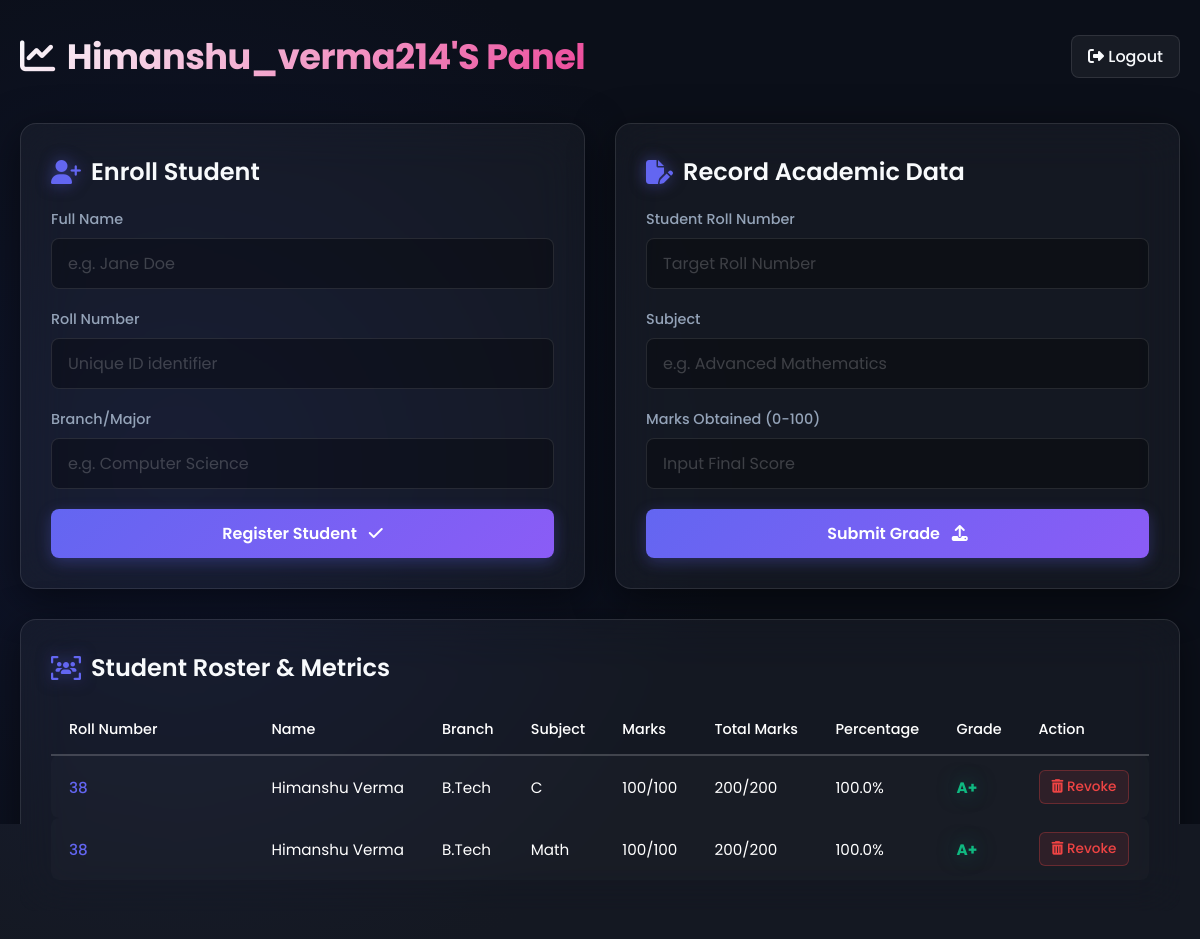
Page /admin (signed in) on the committed database.
### tables this page shows
CREATE TABLE marks (
            id INTEGER PRIMARY KEY AUTOINCREMENT,
            roll_number TEXT NOT NULL,
            subject TEXT NOT NULL,
            marks INTEGER NOT NULL,
            admin_id INTEGER NOT NULL,
            FOREIGN KEY (roll_number, admin_id) REFERENCES students (roll_number, admin_id),
            FOREIGN KEY (admin_id) REFERENCES admins (id),
            UNIQUE (roll_number, subject, admin_id)
        );

CREATE TABLE students (
            id INTEGER PRIMARY KEY AUTOINCREMENT,
            name TEXT NOT NULL,
            roll_number TEXT NOT NULL,
            branch TEXT NOT NULL,
            admin_id INTEGER NOT NULL,
            FOREIGN KEY (admin_id) REFERENCES admins (id),
            UNIQUE (roll_number, admin_id)
        );

### app.py (the view, shortened to what this page needs)
@app.route('/admin', methods=['GET', 'POST'])
@login_required
def admin():
    admin_id = session['admin_id']
    conn = get_db()
    totals_query = '''
        SELECT
            s.roll_number,
            COALESCE(SUM(m.marks), 0) as total,
            COUNT(m.marks) as total_subjects
        FROM students s
        LEFT JOIN marks m ON s.roll_number = m.roll_number AND s.admin_id = m.admin_id
        WHERE s.admin_id = ?
        GROUP BY s.roll_number
    '''
    totals_rows = conn.execute(totals_query, (admin_id,)).fetchall()
    student_totals = {}
    for t in totals_rows:
        total = t['total']
        count = t['total_subjects']
        percentage = (total / (count * 100)) * 100 if count > 0 else 0
        grade = determine_grade(percentage)
        student_totals[t['roll_number']] = {
            'total': total,
            'percentage': round(percentage, 2),
            'grade': grade,
            'total_subjects': count
        }
    detail_query = '''
        SELECT
            s.name,
            s.roll_number,
            s.branch,
            m.subject,
            m.marks
        FROM students s
        LEFT JOIN marks m ON s.roll_number = m.roll_number AND s.admin_id = m.admin_id
        WHERE s.admin_id = ?
        ORDER BY s.roll_number, m.subject
    '''
    rows = conn.execute(detail_query, (admin_id,)).fetchall()
    students_data = []
    for r in rows:
        roll = r['roll_number']
        stats = student_totals.get(roll, {'total': 0, 'percentage': 0, 'grade': 'F', 'total_subjects': 0})
        max_marks = stats['total_subjects'] * 100
        students_data.append({
            'name': r['name'],
            'roll_number': roll,
            'branch': r['branch'],
            'subject': r['subject'] if r['subject'] else '—',
            'marks': f"{r['marks']}/100" if r['marks'] is not None else '—',
            'total': f"{stats['total']}/{max_marks}" if max_marks > 0 else '0',
            'percentage': stats['percentage'],
            'grade': stats['grade']
        })
    conn.close()
    return render_template('admin.html', students=students_data, username=session.get('admin_username'))

### app.py (called while the page is built)
def get_db():
    conn = sqlite3.connect(DATABASE)
    conn.row_factory = sqlite3.Row
    return conn

def login_required(f):
    @wraps(f)
    def decorated_function(*args, **kwargs):
        if 'admin_id' not in session:
            flash("Please log in to access the dashboard.", "error")
            return redirect(url_for('index'))
        return f(*args, **kwargs)
    return decorated_function

def determine_grade(percentage):
    if percentage >= 90: return 'A+'
    elif percentage >= 80: return 'A'
    elif percentage >= 70: return 'B'
    elif percentage >= 60: return 'C'
    elif percentage >= 50: return 'D'
    return 'F'

### templates/admin.html (shortened to what this page needs)
<!DOCTYPE html>
<html lang="en">
<head>
    <link rel="stylesheet" href="https://cdnjs.cloudflare.com/ajax/libs/font-awesome/6.4.0/css/all.min.css">
    <link rel="stylesheet" href="{{ url_for('static', filename='style.css') }}">
</head>
<body>
    <div id="tsparticles"></div>
    <div class="container">
        <header>
            <h1 class="brand-title" style="text-transform: capitalize;"><i class="fa-solid fa-chart-line" style="margin-right: 12px; color: var(--accent-primary);"></i>{{ username }}'s Panel</h1>
            <a href="/logout" class="btn-logout"><i class="fa-solid fa-right-from-bracket"></i> Logout</a>
        </header>
        <div class="admin-grid">
            <div class="glass-panel tilt-effect">
                <h2><i class="fa-solid fa-user-plus"></i> Enroll Student</h2>
                <form action="/admin" method="POST">
                    <div class="form-group">
                        <label>Full Name</label>
                        <input type="text" name="name" required placeholder="e.g. Jane Doe">
                    </div>
                    <div class="form-group">
                        <label>Roll Number</label>
                        <input type="text" name="roll_number" required placeholder="Unique ID identifier">
                    </div>
                    <div class="form-group">
                        <label>Branch/Major</label>
                        <input type="text" name="branch" required placeholder="e.g. Computer Science">
                    </div>
                    <button type="submit" class="btn-primary">Register Student <i class="fa-solid fa-check" style="margin-left: 8px;"></i></button>
                </form>
            </div>
            <div class="glass-panel tilt-effect">
                <h2><i class="fa-solid fa-file-pen"></i> Record Academic Data</h2>
                <form action="/admin" method="POST">
                    <div class="form-group">
                        <label>Student Roll Number</label>
                        <input type="text" name="roll_number" required placeholder="Target Roll Number">
                    </div>
                    <div class="form-group">
                        <label>Subject</label>
                        <input type="text" name="subject" required placeholder="e.g. Advanced Mathematics">
                    </div>
                    <div class="form-group">
                        <label>Marks Obtained (0-100)</label>
                        <input type="number" name="marks" min="0" max="100" required placeholder="Input Final Score">
                    </div>
                    <button type="submit" class="btn-primary">Submit Grade <i class="fa-solid fa-upload" style="margin-left: 8px;"></i></button>
                </form>
            </div>
        </div>
        <div class="glass-panel tilt-effect" style="width: 100%;">
            <h2><i class="fa-solid fa-users-viewfinder"></i> Student Roster & Metrics</h2>
            <div class="table-container">
                <table>
                    <thead>
                        <tr>
                            <th>Roll Number</th>
                            <th>Name</th>
                            <th>Branch</th>
                            <th>Subject</th>
                            <th>Marks</th>
                            <th>Total Marks</th>
                            <th>Percentage</th>
                            <th>Grade</th>
                            <th>Action</th>
                        </tr>
                    </thead>
                    <tbody>
                        {% if students %}
                            {% for student in students %}
                            <tr>
                                <td style="font-weight: 500; color: var(--accent-primary);">{{ student.roll_number }}</td>
                                <td>{{ student.name }}</td>
                                <td>{{ student.branch }}</td>
                                <td>{{ student.subject }}</td>
                                <td>{{ student.marks }}</td>
                                <td>{{ student.total }}</td>
                                <td>{{ student.percentage }}%</td>
                                <td><strong class="{% if student.grade == 'F' %}grade-fail{% else %}grade-excellent{% endif %}">{{ student.grade }}</strong></td>
                                <td>
                                    <form action="/admin" method="POST" style="display:inline;">
                                        <button type="submit" class="btn-danger"><i class="fa-solid fa-trash-can"></i> Revoke</button>
                                    </form>
                                </td>
                            </tr>
                            {% endfor %}
                        {% endif %}
                    </tbody>
                </table>
            </div>
        </div>
    </div>
</body>
</html>

### static/style.css (style rules this page uses)
:root { --bg-dark: #0B0F19; --bg-gradient-1: #1A1F35; --bg-gradient-2: #0f152d; --accent-primary: #6366F1; --accent-secondary: #EC4899; --accent-tertiary: #8B5CF6; --text-primary: #F8FAFC; --text-secondary: #94A3B8; --glass-bg: rgba(255, 255, 255, 0.04); --glass-border: rgba(255, 255, 255, 0.1); --glass-shadow: 0 10px 40px 0 rgba(0, 0, 0, 0.5); --success: #10B981; --danger: #EF4444; }
* { margin: 0; padding: 0; box-sizing: border-box; font-family: 'Poppins', sans-serif; }
body { background-color: var(--bg-dark); color: var(--text-primary); min-height: 100vh; overflow-x: hidden; position: relative; background: radial-gradient(circle at 15% 50%, var(--bg-gradient-2), var(--bg-dark) 50%); }
#tsparticles { position: fixed; top: 0; left: 0; width: 100vw; height: 100vh; z-index: -1; pointer-events: auto; }
.container { max-width: 1200px; margin: 0 auto; padding: 30px 20px; perspective: 1000px; }
header { display: flex; justify-content: space-between; align-items: center; margin-bottom: 40px; }
.brand-title { font-size: 2.2rem; font-weight: 700; background: linear-gradient(135deg, var(--text-primary), var(--accent-secondary)); -webkit-background-clip: text; background-clip: text; -webkit-text-fill-color: transparent; letter-spacing: -0.5px; }
h2 { font-size: 1.5rem; font-weight: 600; margin-bottom: 20px; color: var(--text-primary); display: flex; align-items: center; gap: 10px; }
h2 i { color: var(--accent-primary); text-shadow: 0 0 15px rgba(99, 102, 241, 0.5); }
.glass-panel { background: var(--glass-bg); backdrop-filter: blur(24px); -webkit-backdrop-filter: blur(24px); border: 1px solid var(--glass-border); box-shadow: var(--glass-shadow); border-radius: 16px; padding: 30px; transition: box-shadow 0.4s ease, border-color 0.4s ease; transform-style: preserve-3d; }
.glass-panel > * { transform: translateZ(20px); }
.admin-grid { display: grid; grid-template-columns: 1fr 1fr; gap: 30px; margin-bottom: 30px; }
.form-group { margin-bottom: 20px; transform: translateZ(20px); }
label { display: block; margin-bottom: 8px; font-size: 0.9rem; font-weight: 500; color: var(--text-secondary); }
input[type="text"], input[type="password"], input[type="number"] { width: 100%; padding: 12px 16px; background: rgba(0, 0, 0, 0.3); border: 1px solid var(--glass-border); border-radius: 8px; color: var(--text-primary); font-size: 1rem; outline: none; transition: all 0.3s ease; }
input::placeholder { color: rgba(255, 255, 255, 0.2); }
.btn-primary { width: 100%; padding: 12px; border: none; border-radius: 8px; background: linear-gradient(135deg, var(--accent-primary), var(--accent-tertiary)); color: white; font-size: 1rem; font-weight: 600; cursor: pointer; transition: all 0.3s cubic-bezier(0.175, 0.885, 0.32, 1.275); box-shadow: 0 4px 15px rgba(99, 102, 241, 0.3); transform: translateZ(30px); position: relative; overflow: hidden; }
.btn-danger { background: rgba(239, 68, 68, 0.1); color: var(--danger); border: 1px solid rgba(239, 68, 68, 0.3); padding: 6px 12px; border-radius: 6px; cursor: pointer; font-size: 0.85rem; font-weight: 500; transition: all 0.3s cubic-bezier(0.175, 0.885, 0.32, 1.275); position: relative; overflow: hidden; }
.btn-logout { background: rgba(255, 255, 255, 0.05); border: 1px solid rgba(255, 255, 255, 0.1); color: var(--text-primary); text-decoration: none; padding: 8px 16px; border-radius: 8px; font-weight: 500; transition: all 0.3s ease; }
.table-container { overflow-x: visible; margin-top: 10px; }
table { width: 100%; border-collapse: collapse; table-layout: auto; position: relative; z-index: 2; }
th { text-align: left; padding: 14px 18px; color: #ffffff; font-weight: 500; font-size: 0.9rem; border-bottom: 2px solid var(--glass-border); white-space: nowrap; }
td { padding: 14px 18px; background: rgba(255, 255, 255, 0.02); color: #ffffff; font-size: 0.95rem; white-space: nowrap; }
td:first-child { min-width: 200px; font-weight: 500; }
tr td:first-child { border-top-left-radius: 8px; border-bottom-left-radius: 8px; }
tr td:last-child { border-top-right-radius: 8px; border-bottom-right-radius: 8px; }
tbody tr { transition: transform 0.2s ease, background 0.2s ease, box-shadow 0.2s ease; }
.grade-excellent { color: var(--success) !important; -webkit-text-fill-color: var(--success); text-shadow: 0 0 20px rgba(16, 185, 129, 0.5); }

### rows in the picture
marks: roll_number "38", name "Himanshu Verma", branch "B.Tech", subject "C", marks "100/100", total "200/200", percentage "100.0", grade "A+"
marks: roll_number "38", name "Himanshu Verma", branch "B.Tech", subject "Math", marks "100/100", total "200/200", percentage "100.0", grade "A+"

### other values in the picture
{{ username }} "Himanshu_verma214"
